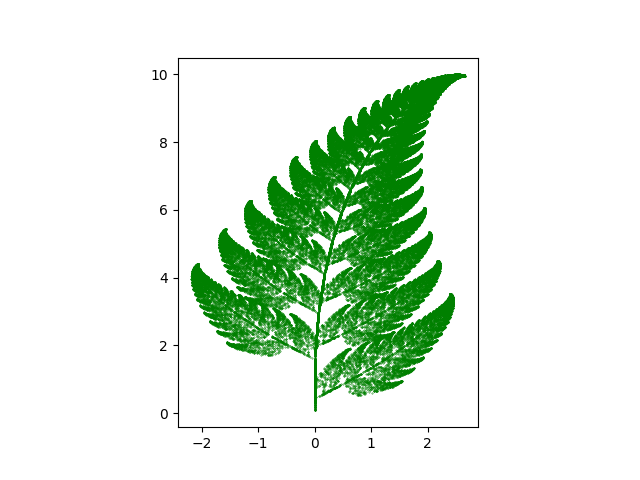

Source code (Python):
# -------------- Simulated generation of fern plants --------------
import numpy as np
import matplotlib.pyplot as plt

# define the transfer matrix and the shift vector
A = np.array(
    [[[0, 0], [0, 0.16]],
    [[0.85, 0.04], [-0.04, 0.85]],
    [[0.2, -0.26], [0.23, 0.22]],
    [[-0.15, 0.28], [0.26, 0.24]]]
    )
b = np.array([[0, 0], [0, 1.6], [0, 1.6], [0, 0.44]])

x = np.array([0,0])  # initialize the first point
points = []

# iteration to generate point sets
nsteps = 100000
for _ in range(nsteps):
    # randomly choose transfer matrix
    random_num = np.random.rand()
    if random_num < 0.01:
        x_new = np.dot(A[0], x) + b[0]
    elif random_num <0.86:
        x_new = np.dot(A[1], x) + b[1]
    elif random_num <0.93:
        x_new = np.dot(A[2], x) + b[2]
    else:
        x_new = np.dot(A[3], x) + b[3]
    x = x_new
    points.append(x_new)
points = np.array(points)

# plot the plants
fig, ax = plt.subplots()
ax.scatter(points[:, 0], points[:, 1], s=0.1, color='green')
ax.set_aspect(0.6)  # adjust aspect ratio
plt.show()
